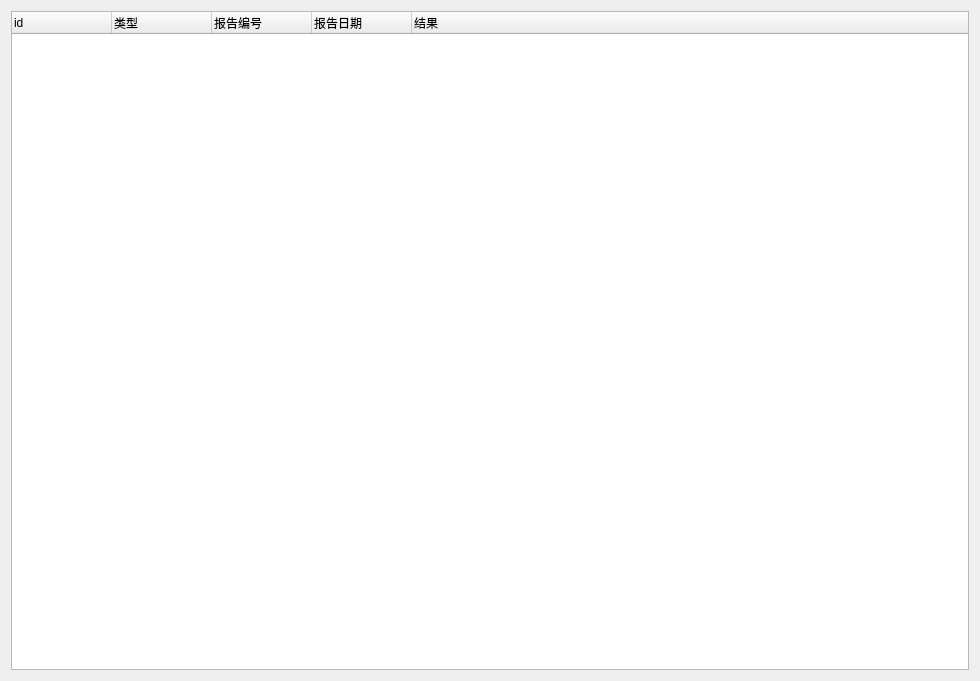
<?xml version="1.0" encoding="UTF-8"?>
<ui version="4.0">
 <class>Dialog</class>
 <widget class="QDialog" name="Dialog">
  <property name="geometry">
   <rect>
    <x>0</x>
    <y>0</y>
    <width>980</width>
    <height>681</height>
   </rect>
  </property>
  <property name="windowTitle">
   <string>Dialog</string>
  </property>
  <layout class="QGridLayout" name="gridLayout">
   <item row="0" column="0">
    <widget class="QTreeWidget" name="treeWidget_reportlist">
     <column>
      <property name="text">
       <string>id</string>
      </property>
     </column>
     <column>
      <property name="text">
       <string>类型</string>
      </property>
     </column>
     <column>
      <property name="text">
       <string>报告编号</string>
      </property>
     </column>
     <column>
      <property name="text">
       <string>报告日期</string>
      </property>
     </column>
     <column>
      <property name="text">
       <string>结果</string>
      </property>
     </column>
    </widget>
   </item>
  </layout>
 </widget>
 <resources/>
 <connections/>
</ui>
